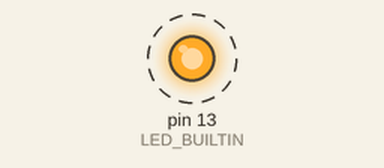
Bench run of a sketch on a simulated Arduino Uno, built with avr-gcc and run on an emulated ATmega328P. On the bench: output pins drawn as LEDs (lit = HIGH). Dashed ring = blinking.

Above: at 0.05 s.
Timing chart, 0 to 3.0 s (numbered marks = the images above):
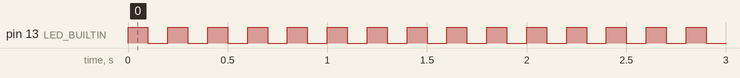

Measured:
- by itself, pin 13 (LED_BUILTIN): alternates HIGH for 0.10 s and LOW for 0.10 s

The sketch:

sketch.ino
```cpp
/* Blink the built-in LED to prove the STM32U585 (MCU) side of the
 * UNO Q can be compiled and flashed purely over WiFi + SSH. */

const unsigned long blink_period_ms = 100;

void setup() {
  pinMode(LED_BUILTIN, OUTPUT);
}

void loop() {
  digitalWrite(LED_BUILTIN, HIGH);
  delay(blink_period_ms);
  digitalWrite(LED_BUILTIN, LOW);
  delay(blink_period_ms);
}
```
